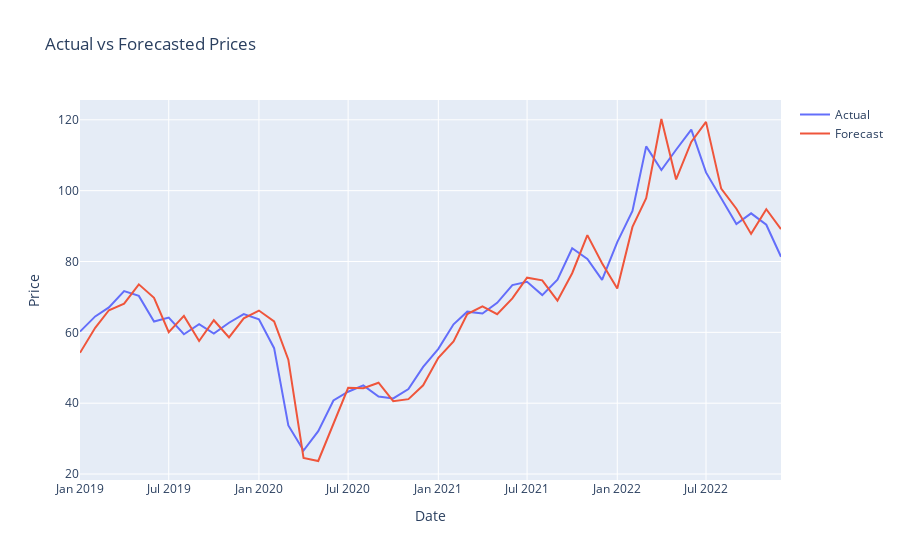

Notebook code cell kept with this figure:
### Code cell
# plot the actual and forecasted values
fig = go.Figure()
fig.add_trace(go.Scatter(x=test.index, y=test['Price'], mode='lines', name='Actual'))
fig.add_trace(go.Scatter(x=test.index, y=forecast, mode='lines', name='Forecast'))
fig.update_layout(title='Actual vs Forecasted Prices', xaxis_title='Date', yaxis_title='Price')
fig.show()


# plot with matplotlib
# import matplotlib.pyplot as plt

plt.figure(figsize=(10, 5))
plt.plot(test.index, test['Price'], label='Actual')
plt.plot(test.index, forecast, label='Predicted')
plt.title('Actual vs Predicted Prices')
plt.xlabel('Date')
plt.ylabel('Price')
plt.legend(loc='best')
plt.show()
